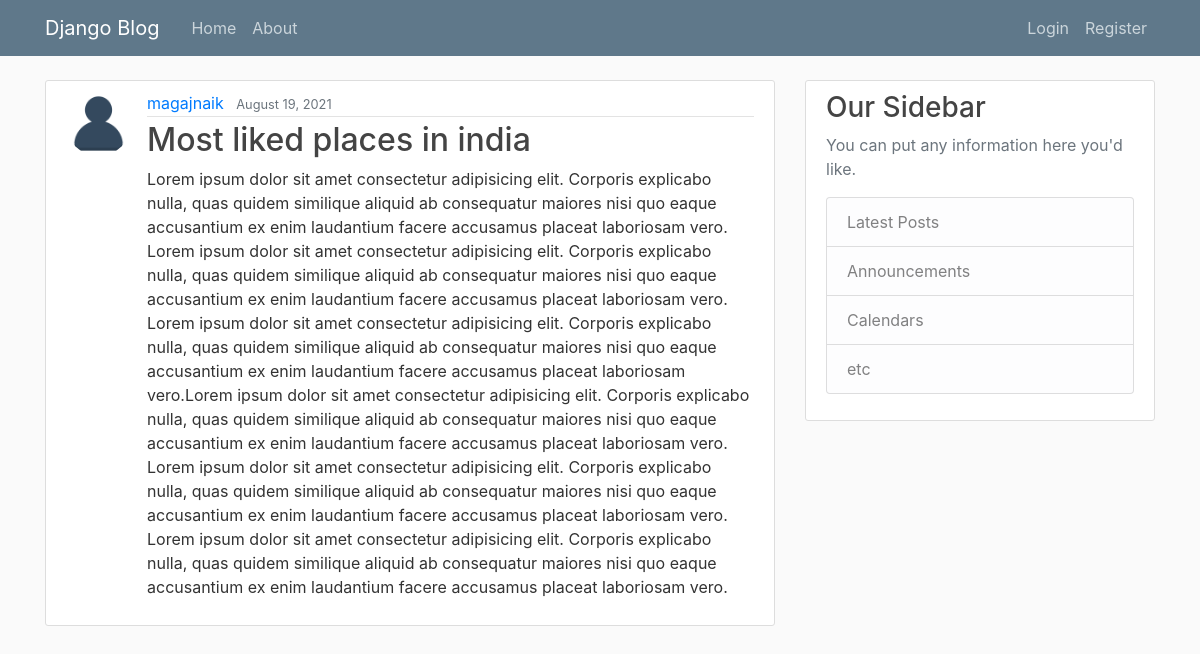
Page /post/20/ on the committed database.
### blog/models.py (models this page shows, shortened)
class Post(models.Model):
    title = models.CharField(max_length=100)
    content = models.TextField()
    date_posted = DateTimeField(default=timezone.now)
    author = models.ForeignKey(User, on_delete=models.CASCADE)

### users/models.py (models this page shows, shortened)
class Profile(models.Model):
    user = models.OneToOneField(User, on_delete=models.CASCADE)
    image = models.ImageField(default='default.png', upload_to='profile_pics')

### blog/views.py (the view)
# urls.py: path('post/<int:pk>/', views.PostDetailView.as_view(), name='post-detail'),
class PostDetailView(DetailView):
    model = Post

### blog/templates/blog/post_detail.html (shortened to what this page needs)
{% extends "blog/base.html" %}
{% block content %}
<article class="media content-section">
    <img class="rounded-circle article-img" src="{{object.author.profile.image.url}}">
    <div class="media-body">
        <div class="article-metadata">
            <a class="mr-2" href="{% url 'user-posts' object.author.username %}">{{ object.author }}</a>
            <small class="text-muted">{{ object.date_posted |date:"F d, Y"}}</small>
        </div>
        <h2 class="article-title">{{ object.title }}</h2>
        <p class="article-content">{{ object.content }}</p>
    </div>
</article>
{% endblock content %}

### blog/static/blog/main.css (style rules this page uses)
body { background: #fafafa; color: #333333; margin-top: 5rem; }
h1, h2, h3, h4, h5, h6 { color: #444444; }
.content-section { background: #ffffff; padding: 10px 20px; border: 1px solid #dddddd; border-radius: 3px; margin-bottom: 20px; }
.article-title { color: #444444; }
.article-content { white-space: pre-line; }
.article-img { height: 65px; width: 65px; margin-right: 16px; }
.article-metadata { padding-bottom: 1px; margin-bottom: 4px; border-bottom: 1px solid #e3e3e3 }

### rows in the picture
Post: author.profile.image (placeholder picture), author "magajnaik", date_posted "August 19, 2021", title "Most liked places in india", content "Lorem ipsum dolor sit amet consectetur adipisicing elit. Corporis explicabo nulla, quas quidem similique aliquid ab consequatur maiores nisi quo eaque accusantium ex enim laudantium facere accusamus placeat laboriosam vero. Lorem ipsum dolor sit amet consectetur adipisicing elit. Corporis explicabo nulla, quas quidem similique aliquid ab consequatur maiores nisi quo eaque accusantium ex enim laudantium facere accusamus placeat laboriosam vero. Lorem ipsum dolor sit amet consectetur adipisicing elit. Corporis explicabo nulla, quas quidem similique aliquid ab consequatur maiores nisi quo eaque accusantium ex enim laudantium facere accusamus placeat laboriosam vero.Lorem ipsum dolor sit amet…"
